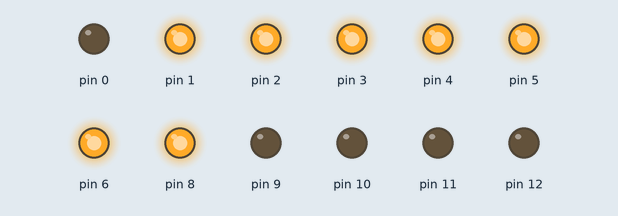
This sketch was run on a simulated Arduino Uno, built with avr-gcc and run on an emulated ATmega328P. Parts: output pins drawn as LEDs (lit = HIGH).

Above: at 0.2 s.
At 2.7 s:
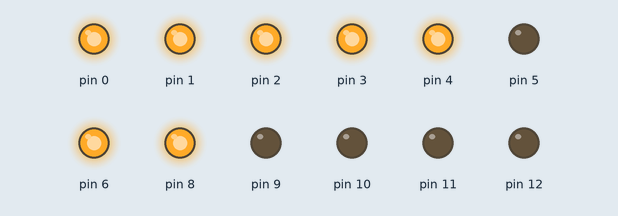
At 5.7 s:
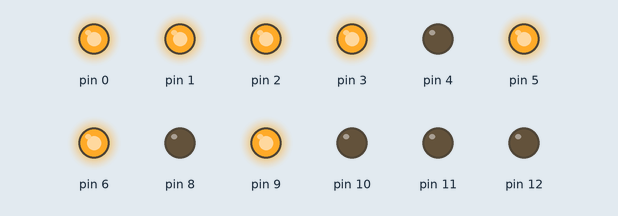
At 11.2 s:
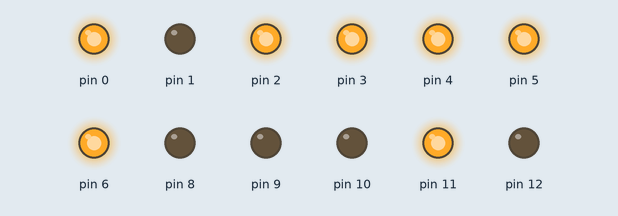
At 16.7 s:
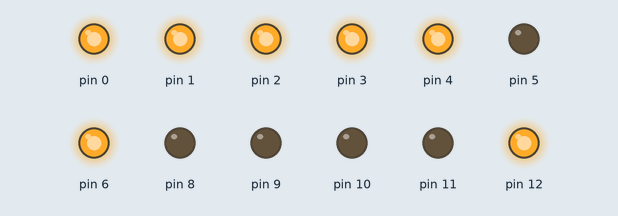
At 22.2 s:
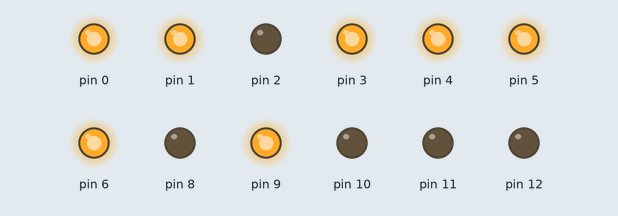
Timing chart, 0 to 22.8 s (numbered marks = the images above):
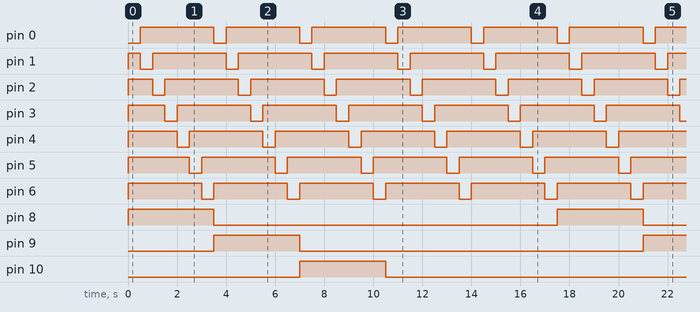

Measured:
- by itself, pin 0, pin 6: alternates HIGH for 3.0 s and LOW for 0.50 s
- by itself, pin 1–5: repeats every 3.5 s: LOW 0.50 s, HIGH 3.0 s
- by itself, pin 8–12: alternates HIGH for 3.5 s and LOW for 14.0 s

The sketch:

Ej11-DisplayMatricial.ino
```cpp
#include <Arduino.h>

void setup()
{
  //para display de 7x5
  DDRD= DDRD | B01111111; // puerto D0-D6 como salida. -- Filas
  DDRB= DDRB | B00011111; // puerto B0-B4 como salida. -- Columnas
}

byte fila, columna;

void loop()
{
  for (columna = B00000001;columna <= B00010000; columna = columna<<1)
  {
    PORTB=columna;
    for(fila = B0000001;fila <= B01000000; fila = fila<<1)
    {
      PORTD=~fila;
      delay(500);
    }
  }
}
```
